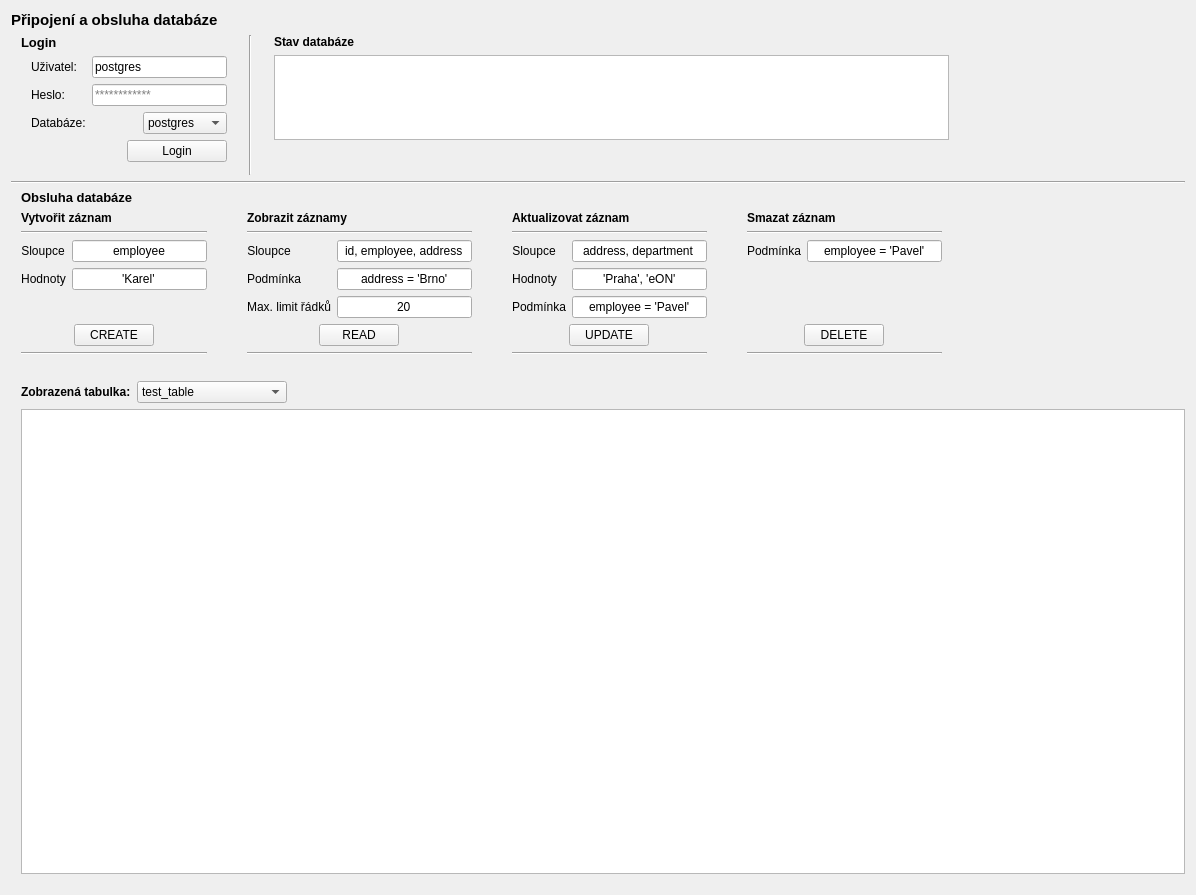
<?xml version="1.0" encoding="UTF-8"?>
<ui version="4.0">
 <class>DatabaseTab</class>
 <widget class="QWidget" name="DatabaseTab">
  <property name="geometry">
   <rect>
    <x>0</x>
    <y>0</y>
    <width>1196</width>
    <height>895</height>
   </rect>
  </property>
  <property name="windowTitle">
   <string>Form</string>
  </property>
  <layout class="QVBoxLayout" name="verticalLayout">
   <item>
    <widget class="QLabel" name="labelTitle">
     <property name="font">
      <font>
       <pointsize>11</pointsize>
       <bold>true</bold>
      </font>
     </property>
     <property name="text">
      <string>Připojení a obsluha databáze</string>
     </property>
    </widget>
   </item>
   <item>
    <layout class="QHBoxLayout" name="hLayoutLoginStatusDB">
     <property name="spacing">
      <number>6</number>
     </property>
     <item>
      <layout class="QVBoxLayout" name="vLayoutLogin">
       <property name="sizeConstraint">
        <enum>QLayout::SetDefaultConstraint</enum>
       </property>
       <property name="leftMargin">
        <number>10</number>
       </property>
       <property name="rightMargin">
        <number>16</number>
       </property>
       <item>
        <widget class="QLabel" name="labelLogin">
         <property name="sizePolicy">
          <sizepolicy hsizetype="Preferred" vsizetype="Fixed">
           <horstretch>0</horstretch>
           <verstretch>0</verstretch>
          </sizepolicy>
         </property>
         <property name="font">
          <font>
           <pointsize>10</pointsize>
           <bold>true</bold>
          </font>
         </property>
         <property name="text">
          <string>Login</string>
         </property>
         <property name="margin">
          <number>0</number>
         </property>
        </widget>
       </item>
       <item>
        <layout class="QGridLayout" name="gLayoutLogin">
         <property name="sizeConstraint">
          <enum>QLayout::SetDefaultConstraint</enum>
         </property>
         <property name="leftMargin">
          <number>10</number>
         </property>
         <item row="0" column="0">
          <widget class="QLabel" name="labelUser">
           <property name="sizePolicy">
            <sizepolicy hsizetype="Fixed" vsizetype="Preferred">
             <horstretch>0</horstretch>
             <verstretch>0</verstretch>
            </sizepolicy>
           </property>
           <property name="text">
            <string>Uživatel:</string>
           </property>
           <property name="buddy">
            <cstring>lineEditUser</cstring>
           </property>
          </widget>
         </item>
         <item row="1" column="1">
          <widget class="QLineEdit" name="lineEditPassword">
           <property name="sizePolicy">
            <sizepolicy hsizetype="Preferred" vsizetype="Fixed">
             <horstretch>0</horstretch>
             <verstretch>0</verstretch>
            </sizepolicy>
           </property>
           <property name="minimumSize">
            <size>
             <width>135</width>
             <height>0</height>
            </size>
           </property>
           <property name="maximumSize">
            <size>
             <width>200</width>
             <height>16777215</height>
            </size>
           </property>
           <property name="maxLength">
            <number>40</number>
           </property>
           <property name="frame">
            <bool>true</bool>
           </property>
           <property name="echoMode">
            <enum>QLineEdit::Password</enum>
           </property>
           <property name="placeholderText">
            <string>************</string>
           </property>
          </widget>
         </item>
         <item row="2" column="0">
          <widget class="QLabel" name="labelDBName">
           <property name="sizePolicy">
            <sizepolicy hsizetype="Fixed" vsizetype="Preferred">
             <horstretch>0</horstretch>
             <verstretch>0</verstretch>
            </sizepolicy>
           </property>
           <property name="text">
            <string>Databáze:</string>
           </property>
           <property name="buddy">
            <cstring>comboBoxDBName</cstring>
           </property>
          </widget>
         </item>
         <item row="2" column="1" alignment="Qt::AlignRight">
          <widget class="QComboBox" name="comboBoxDBName">
           <property name="minimumSize">
            <size>
             <width>0</width>
             <height>0</height>
            </size>
           </property>
           <property name="maximumSize">
            <size>
             <width>100</width>
             <height>16777215</height>
            </size>
           </property>
           <property name="layoutDirection">
            <enum>Qt::LeftToRight</enum>
           </property>
           <property name="sizeAdjustPolicy">
            <enum>QComboBox::AdjustToContents</enum>
           </property>
           <item>
            <property name="text">
             <string>postgres</string>
            </property>
           </item>
           <item>
            <property name="text">
             <string>dev</string>
            </property>
           </item>
           <item>
            <property name="text">
             <string>template0</string>
            </property>
           </item>
          </widget>
         </item>
         <item row="1" column="0">
          <widget class="QLabel" name="labelPassword">
           <property name="sizePolicy">
            <sizepolicy hsizetype="Fixed" vsizetype="Preferred">
             <horstretch>0</horstretch>
             <verstretch>0</verstretch>
            </sizepolicy>
           </property>
           <property name="text">
            <string>Heslo:</string>
           </property>
           <property name="buddy">
            <cstring>lineEditPassword</cstring>
           </property>
          </widget>
         </item>
         <item row="0" column="1">
          <widget class="QLineEdit" name="lineEditUser">
           <property name="sizePolicy">
            <sizepolicy hsizetype="Preferred" vsizetype="Fixed">
             <horstretch>0</horstretch>
             <verstretch>0</verstretch>
            </sizepolicy>
           </property>
           <property name="minimumSize">
            <size>
             <width>135</width>
             <height>0</height>
            </size>
           </property>
           <property name="maximumSize">
            <size>
             <width>200</width>
             <height>16777215</height>
            </size>
           </property>
           <property name="text">
            <string>postgres</string>
           </property>
           <property name="maxLength">
            <number>40</number>
           </property>
           <property name="frame">
            <bool>true</bool>
           </property>
           <property name="echoMode">
            <enum>QLineEdit::Normal</enum>
           </property>
          </widget>
         </item>
         <item row="3" column="1">
          <widget class="QPushButton" name="btnLogin">
           <property name="maximumSize">
            <size>
             <width>100</width>
             <height>16777215</height>
            </size>
           </property>
           <property name="layoutDirection">
            <enum>Qt::RightToLeft</enum>
           </property>
           <property name="text">
            <string>Login</string>
           </property>
           <property name="autoDefault">
            <bool>true</bool>
           </property>
           <property name="default">
            <bool>false</bool>
           </property>
          </widget>
         </item>
        </layout>
       </item>
       <item>
        <spacer name="vSpacerLogin">
         <property name="orientation">
          <enum>Qt::Vertical</enum>
         </property>
         <property name="sizeType">
          <enum>QSizePolicy::Fixed</enum>
         </property>
         <property name="sizeHint" stdset="0">
          <size>
           <width>20</width>
           <height>13</height>
          </size>
         </property>
        </spacer>
       </item>
      </layout>
     </item>
     <item>
      <widget class="Line" name="vLineLogin">
       <property name="orientation">
        <enum>Qt::Vertical</enum>
       </property>
      </widget>
     </item>
     <item>
      <layout class="QVBoxLayout" name="vLayoutDBStatus" stretch="0,0,0">
       <property name="sizeConstraint">
        <enum>QLayout::SetDefaultConstraint</enum>
       </property>
       <property name="leftMargin">
        <number>16</number>
       </property>
       <item>
        <widget class="QLabel" name="labelDBStatus">
         <property name="sizePolicy">
          <sizepolicy hsizetype="Fixed" vsizetype="Fixed">
           <horstretch>0</horstretch>
           <verstretch>0</verstretch>
          </sizepolicy>
         </property>
         <property name="font">
          <font>
           <pointsize>9</pointsize>
           <bold>true</bold>
          </font>
         </property>
         <property name="text">
          <string>Stav databáze</string>
         </property>
         <property name="alignment">
          <set>Qt::AlignLeading|Qt::AlignLeft|Qt::AlignTop</set>
         </property>
         <property name="buddy">
          <cstring>textDBStatus</cstring>
         </property>
        </widget>
       </item>
       <item>
        <widget class="QTextEdit" name="textDBStatus">
         <property name="sizePolicy">
          <sizepolicy hsizetype="Expanding" vsizetype="Fixed">
           <horstretch>0</horstretch>
           <verstretch>0</verstretch>
          </sizepolicy>
         </property>
         <property name="minimumSize">
          <size>
           <width>675</width>
           <height>0</height>
          </size>
         </property>
         <property name="maximumSize">
          <size>
           <width>675</width>
           <height>85</height>
          </size>
         </property>
         <property name="font">
          <font>
           <pointsize>10</pointsize>
          </font>
         </property>
         <property name="sizeAdjustPolicy">
          <enum>QAbstractScrollArea::AdjustToContents</enum>
         </property>
         <property name="readOnly">
          <bool>true</bool>
         </property>
         <property name="html">
          <string>&lt;!DOCTYPE HTML PUBLIC &quot;-//W3C//DTD HTML 4.0//EN&quot; &quot;http://www.w3.org/TR/REC-html40/strict.dtd&quot;&gt;
&lt;html&gt;&lt;head&gt;&lt;meta name=&quot;qrichtext&quot; content=&quot;1&quot; /&gt;&lt;meta charset=&quot;utf-8&quot; /&gt;&lt;style type=&quot;text/css&quot;&gt;
p, li { white-space: pre-wrap; }
hr { height: 1px; border-width: 0; }
li.unchecked::marker { content: &quot;\2610&quot;; }
li.checked::marker { content: &quot;\2612&quot;; }
&lt;/style&gt;&lt;/head&gt;&lt;body style=&quot; font-family:'Segoe UI'; font-size:10pt; font-weight:400; font-style:normal;&quot;&gt;
&lt;p align=&quot;justify&quot; style=&quot;-qt-paragraph-type:empty; margin-top:0px; margin-bottom:0px; margin-left:0px; margin-right:0px; -qt-block-indent:0; text-indent:0px;&quot;&gt;&lt;br /&gt;&lt;/p&gt;&lt;/body&gt;&lt;/html&gt;</string>
         </property>
        </widget>
       </item>
       <item>
        <spacer name="vSpacerDBStatus">
         <property name="orientation">
          <enum>Qt::Vertical</enum>
         </property>
         <property name="sizeType">
          <enum>QSizePolicy::Fixed</enum>
         </property>
         <property name="sizeHint" stdset="0">
          <size>
           <width>20</width>
           <height>35</height>
          </size>
         </property>
        </spacer>
       </item>
      </layout>
     </item>
     <item>
      <spacer name="hSpacerLogin">
       <property name="orientation">
        <enum>Qt::Horizontal</enum>
       </property>
       <property name="sizeType">
        <enum>QSizePolicy::Expanding</enum>
       </property>
       <property name="sizeHint" stdset="0">
        <size>
         <width>40</width>
         <height>20</height>
        </size>
       </property>
      </spacer>
     </item>
    </layout>
   </item>
   <item>
    <widget class="Line" name="line">
     <property name="orientation">
      <enum>Qt::Horizontal</enum>
     </property>
    </widget>
   </item>
   <item>
    <widget class="QLabel" name="labelDBService">
     <property name="font">
      <font>
       <pointsize>10</pointsize>
       <bold>true</bold>
      </font>
     </property>
     <property name="text">
      <string>&lt;p style=&quot; margin-top:0px; margin-bottom:0px; margin-left:0px; margin-right:0px; text-indent:10px;&quot;&gt;Obsluha databáze&lt;/p&gt;</string>
     </property>
     <property name="margin">
      <number>0</number>
     </property>
    </widget>
   </item>
   <item>
    <layout class="QGridLayout" name="gLayoutDBService" rowstretch="0,0,0,0,0" columnstretch="0,0,0,0,0">
     <property name="leftMargin">
      <number>10</number>
     </property>
     <property name="horizontalSpacing">
      <number>40</number>
     </property>
     <item row="0" column="1">
      <widget class="QLabel" name="labelServiceRead">
       <property name="font">
        <font>
         <bold>true</bold>
        </font>
       </property>
       <property name="text">
        <string>Zobrazit záznamy</string>
       </property>
      </widget>
     </item>
     <item row="1" column="2">
      <layout class="QFormLayout" name="fLayoutUpdate">
       <property name="horizontalSpacing">
        <number>6</number>
       </property>
       <property name="verticalSpacing">
        <number>6</number>
       </property>
       <item row="1" column="0">
        <widget class="QLabel" name="labelUpdateColumns">
         <property name="sizePolicy">
          <sizepolicy hsizetype="Preferred" vsizetype="Preferred">
           <horstretch>0</horstretch>
           <verstretch>0</verstretch>
          </sizepolicy>
         </property>
         <property name="text">
          <string>&lt;html&gt;&lt;head/&gt;&lt;body&gt;&lt;p align=&quot;center&quot;&gt;Sloupce&lt;/p&gt;&lt;/body&gt;&lt;/html&gt;</string>
         </property>
         <property name="buddy">
          <cstring>lineEditUpdateColumns</cstring>
         </property>
        </widget>
       </item>
       <item row="1" column="1">
        <widget class="QLineEdit" name="lineEditUpdateColumns">
         <property name="sizePolicy">
          <sizepolicy hsizetype="Minimum" vsizetype="Fixed">
           <horstretch>0</horstretch>
           <verstretch>0</verstretch>
          </sizepolicy>
         </property>
         <property name="minimumSize">
          <size>
           <width>135</width>
           <height>0</height>
          </size>
         </property>
         <property name="maximumSize">
          <size>
           <width>175</width>
           <height>16777215</height>
          </size>
         </property>
         <property name="text">
          <string>address, department</string>
         </property>
         <property name="alignment">
          <set>Qt::AlignCenter</set>
         </property>
         <property name="placeholderText">
          <string>sloupec1, sloupec2...</string>
         </property>
        </widget>
       </item>
       <item row="2" column="0">
        <widget class="QLabel" name="labelUpdateValues">
         <property name="sizePolicy">
          <sizepolicy hsizetype="Preferred" vsizetype="Preferred">
           <horstretch>0</horstretch>
           <verstretch>0</verstretch>
          </sizepolicy>
         </property>
         <property name="text">
          <string>&lt;html&gt;&lt;head/&gt;&lt;body&gt;&lt;p align=&quot;center&quot;&gt;Hodnoty&lt;/p&gt;&lt;/body&gt;&lt;/html&gt;</string>
         </property>
         <property name="buddy">
          <cstring>lineEditUpdateValues</cstring>
         </property>
        </widget>
       </item>
       <item row="2" column="1">
        <widget class="QLineEdit" name="lineEditUpdateValues">
         <property name="sizePolicy">
          <sizepolicy hsizetype="Minimum" vsizetype="Fixed">
           <horstretch>0</horstretch>
           <verstretch>0</verstretch>
          </sizepolicy>
         </property>
         <property name="minimumSize">
          <size>
           <width>135</width>
           <height>0</height>
          </size>
         </property>
         <property name="maximumSize">
          <size>
           <width>175</width>
           <height>16777215</height>
          </size>
         </property>
         <property name="toolTip">
          <string>Hondotu zadávejte včetně jednoduchých uvozovek, např. 'Adam'.</string>
         </property>
         <property name="layoutDirection">
          <enum>Qt::RightToLeft</enum>
         </property>
         <property name="text">
          <string>'Praha', 'eON'</string>
         </property>
         <property name="alignment">
          <set>Qt::AlignCenter</set>
         </property>
         <property name="placeholderText">
          <string>'hodnota1', 'hodnota2'...</string>
         </property>
        </widget>
       </item>
       <item row="3" column="0">
        <widget class="QLabel" name="labelUpdateCondition">
         <property name="sizePolicy">
          <sizepolicy hsizetype="Preferred" vsizetype="Preferred">
           <horstretch>0</horstretch>
           <verstretch>0</verstretch>
          </sizepolicy>
         </property>
         <property name="text">
          <string>&lt;html&gt;&lt;head/&gt;&lt;body&gt;&lt;p align=&quot;center&quot;&gt;Podmínka&lt;/p&gt;&lt;/body&gt;&lt;/html&gt;</string>
         </property>
         <property name="buddy">
          <cstring>lineEditUpdateCondition</cstring>
         </property>
        </widget>
       </item>
       <item row="3" column="1">
        <widget class="QLineEdit" name="lineEditUpdateCondition">
         <property name="sizePolicy">
          <sizepolicy hsizetype="Minimum" vsizetype="Fixed">
           <horstretch>0</horstretch>
           <verstretch>0</verstretch>
          </sizepolicy>
         </property>
         <property name="minimumSize">
          <size>
           <width>135</width>
           <height>0</height>
          </size>
         </property>
         <property name="maximumSize">
          <size>
           <width>175</width>
           <height>16777215</height>
          </size>
         </property>
         <property name="toolTip">
          <string>&lt;html&gt;&lt;head/&gt;&lt;body&gt;&lt;p&gt;Hondotu v rámci podmínky zadávejte včetně jednoduchých uvozovek, např.: jmeno = 'Adam'.&lt;/p&gt;&lt;p&gt;Podmínky lze také kombinovat, např.: jmeno = 'Adam' AND age = 18.&lt;/p&gt;&lt;/body&gt;&lt;/html&gt;</string>
         </property>
         <property name="layoutDirection">
          <enum>Qt::RightToLeft</enum>
         </property>
         <property name="text">
          <string>employee = 'Pavel'</string>
         </property>
         <property name="alignment">
          <set>Qt::AlignCenter</set>
         </property>
         <property name="placeholderText">
          <string>sloupec = 'hodnota'</string>
         </property>
        </widget>
       </item>
       <item row="0" column="0" colspan="2">
        <widget class="Line" name="lineUpdateAbove">
         <property name="orientation">
          <enum>Qt::Horizontal</enum>
         </property>
        </widget>
       </item>
      </layout>
     </item>
     <item row="3" column="2" alignment="Qt::AlignHCenter">
      <widget class="QPushButton" name="btnUpdate">
       <property name="sizePolicy">
        <sizepolicy hsizetype="Minimum" vsizetype="Fixed">
         <horstretch>0</horstretch>
         <verstretch>0</verstretch>
        </sizepolicy>
       </property>
       <property name="maximumSize">
        <size>
         <width>100</width>
         <height>16777215</height>
        </size>
       </property>
       <property name="text">
        <string>UPDATE</string>
       </property>
       <property name="autoDefault">
        <bool>true</bool>
       </property>
      </widget>
     </item>
     <item row="1" column="1">
      <layout class="QFormLayout" name="fLayoutRead">
       <property name="horizontalSpacing">
        <number>6</number>
       </property>
       <property name="verticalSpacing">
        <number>6</number>
       </property>
       <item row="2" column="0">
        <widget class="QLabel" name="labelReadCondition">
         <property name="sizePolicy">
          <sizepolicy hsizetype="Preferred" vsizetype="Preferred">
           <horstretch>0</horstretch>
           <verstretch>0</verstretch>
          </sizepolicy>
         </property>
         <property name="text">
          <string>&lt;html&gt;&lt;head/&gt;&lt;body&gt;&lt;p align=&quot;center&quot;&gt;Podmínka&lt;/p&gt;&lt;/body&gt;&lt;/html&gt;</string>
         </property>
         <property name="buddy">
          <cstring>lineEditReadCondition</cstring>
         </property>
        </widget>
       </item>
       <item row="2" column="1">
        <widget class="QLineEdit" name="lineEditReadCondition">
         <property name="sizePolicy">
          <sizepolicy hsizetype="Minimum" vsizetype="Fixed">
           <horstretch>0</horstretch>
           <verstretch>0</verstretch>
          </sizepolicy>
         </property>
         <property name="minimumSize">
          <size>
           <width>135</width>
           <height>0</height>
          </size>
         </property>
         <property name="maximumSize">
          <size>
           <width>175</width>
           <height>16777215</height>
          </size>
         </property>
         <property name="toolTip">
          <string>&lt;html&gt;&lt;head/&gt;&lt;body&gt;&lt;p&gt;Hondotu v rámci podmínky zadávejte včetně jednoduchých uvozovek, např.: jmeno = 'Adam'.&lt;/p&gt;&lt;p&gt;Podmínky lze také kombinovat, např.: jmeno = 'Adam' AND age = 18.&lt;/p&gt;&lt;/body&gt;&lt;/html&gt;</string>
         </property>
         <property name="layoutDirection">
          <enum>Qt::RightToLeft</enum>
         </property>
         <property name="text">
          <string>address = 'Brno'</string>
         </property>
         <property name="alignment">
          <set>Qt::AlignCenter</set>
         </property>
         <property name="placeholderText">
          <string>sloupec = 'hodnota'</string>
         </property>
        </widget>
       </item>
       <item row="3" column="0">
        <widget class="QLabel" name="labelReadLimit">
         <property name="sizePolicy">
          <sizepolicy hsizetype="Preferred" vsizetype="Preferred">
           <horstretch>0</horstretch>
           <verstretch>0</verstretch>
          </sizepolicy>
         </property>
         <property name="text">
          <string>&lt;html&gt;&lt;head/&gt;&lt;body&gt;&lt;p align=&quot;center&quot;&gt;Max. limit řádků&lt;/p&gt;&lt;/body&gt;&lt;/html&gt;</string>
         </property>
         <property name="buddy">
          <cstring>lineEditReadLimit</cstring>
         </property>
        </widget>
       </item>
       <item row="3" column="1">
        <widget class="QLineEdit" name="lineEditReadLimit">
         <property name="sizePolicy">
          <sizepolicy hsizetype="Minimum" vsizetype="Fixed">
           <horstretch>0</horstretch>
           <verstretch>0</verstretch>
          </sizepolicy>
         </property>
         <property name="minimumSize">
          <size>
           <width>135</width>
           <height>0</height>
          </size>
         </property>
         <property name="maximumSize">
          <size>
           <width>175</width>
           <height>16777215</height>
          </size>
         </property>
         <property name="text">
          <string>20</string>
         </property>
         <property name="maxLength">
          <number>5</number>
         </property>
         <property name="alignment">
          <set>Qt::AlignCenter</set>
         </property>
        </widget>
       </item>
       <item row="0" column="0" colspan="2">
        <widget class="Line" name="lineSelectAbove">
         <property name="orientation">
          <enum>Qt::Horizontal</enum>
         </property>
        </widget>
       </item>
       <item row="1" column="0">
        <widget class="QLabel" name="labelReadColumns">
         <property name="sizePolicy">
          <sizepolicy hsizetype="Preferred" vsizetype="Preferred">
           <horstretch>0</horstretch>
           <verstretch>0</verstretch>
          </sizepolicy>
         </property>
         <property name="text">
          <string>&lt;html&gt;&lt;head/&gt;&lt;body&gt;&lt;p align=&quot;center&quot;&gt;Sloupce&lt;/p&gt;&lt;/body&gt;&lt;/html&gt;</string>
         </property>
         <property name="buddy">
          <cstring>lineEditReadColumns</cstring>
         </property>
        </widget>
       </item>
       <item row="1" column="1">
        <widget class="QLineEdit" name="lineEditReadColumns">
         <property name="sizePolicy">
          <sizepolicy hsizetype="Minimum" vsizetype="Fixed">
           <horstretch>0</horstretch>
           <verstretch>0</verstretch>
          </sizepolicy>
         </property>
         <property name="minimumSize">
          <size>
           <width>135</width>
           <height>0</height>
          </size>
         </property>
         <property name="maximumSize">
          <size>
           <width>175</width>
           <height>16777215</height>
          </size>
         </property>
         <property name="toolTip">
          <string>Nechte prázdné pro výběr všech sloupců nebo specifikujte konkrétně: sloupec1, sloupec2...</string>
         </property>
         <property name="text">
          <string>id, employee, address</string>
         </property>
         <property name="alignment">
          <set>Qt::AlignCenter</set>
         </property>
         <property name="placeholderText">
          <string>sloupec1, sloupec2...</string>
         </property>
        </widget>
       </item>
      </layout>
     </item>
     <item row="1" column="3">
      <layout class="QFormLayout" name="fLayoutDelete">
       <property name="horizontalSpacing">
        <number>6</number>
       </property>
       <property name="verticalSpacing">
        <number>6</number>
       </property>
       <item row="1" column="0">
        <widget class="QLabel" name="labelDeleteCondition">
         <property name="sizePolicy">
          <sizepolicy hsizetype="Preferred" vsizetype="Preferred">
           <horstretch>0</horstretch>
           <verstretch>0</verstretch>
          </sizepolicy>
         </property>
         <property name="text">
          <string>&lt;html&gt;&lt;head/&gt;&lt;body&gt;&lt;p align=&quot;center&quot;&gt;Podmínka&lt;/p&gt;&lt;/body&gt;&lt;/html&gt;</string>
         </property>
         <property name="buddy">
          <cstring>lineEditDeleteCondition</cstring>
         </property>
        </widget>
       </item>
       <item row="1" column="1">
        <widget class="QLineEdit" name="lineEditDeleteCondition">
         <property name="sizePolicy">
          <sizepolicy hsizetype="Minimum" vsizetype="Fixed">
           <horstretch>0</horstretch>
           <verstretch>0</verstretch>
          </sizepolicy>
         </property>
         <property name="minimumSize">
          <size>
           <width>135</width>
           <height>0</height>
          </size>
         </property>
         <property name="maximumSize">
          <size>
           <width>175</width>
           <height>16777215</height>
          </size>
         </property>
         <property name="toolTip">
          <string>&lt;html&gt;&lt;head/&gt;&lt;body&gt;&lt;p&gt;Hondotu v rámci podmínky zadávejte včetně jednoduchých uvozovek, např.: jmeno = 'Adam'.&lt;/p&gt;&lt;p&gt;Podmínky lze také kombinovat, např.: jmeno = 'Adam' AND age = 18.&lt;/p&gt;&lt;/body&gt;&lt;/html&gt;</string>
         </property>
         <property name="text">
          <string>employee = 'Pavel'</string>
         </property>
         <property name="alignment">
          <set>Qt::AlignCenter</set>
         </property>
         <property name="placeholderText">
          <string>sloupec = 'hodnota'</string>
         </property>
        </widget>
       </item>
       <item row="0" column="0" colspan="2">
        <widget class="Line" name="lineDeleteAbove">
         <property name="orientation">
          <enum>Qt::Horizontal</enum>
         </property>
        </widget>
       </item>
      </layout>
     </item>
     <item row="1" column="0">
      <layout class="QFormLayout" name="fLayoutInsert">
       <property name="horizontalSpacing">
        <number>6</number>
       </property>
       <property name="verticalSpacing">
        <number>6</number>
       </property>
       <item row="0" column="0" colspan="2">
        <widget class="Line" name="lineInsertAbove">
         <property name="orientation">
          <enum>Qt::Horizontal</enum>
         </property>
        </widget>
       </item>
       <item row="2" column="0">
        <widget class="QLabel" name="labelInsertValues">
         <property name="sizePolicy">
          <sizepolicy hsizetype="Preferred" vsizetype="Preferred">
           <horstretch>0</horstretch>
           <verstretch>0</verstretch>
          </sizepolicy>
         </property>
         <property name="toolTip">
          <string>hard-coded</string>
         </property>
         <property name="text">
          <string>&lt;html&gt;&lt;head/&gt;&lt;body&gt;&lt;p align=&quot;center&quot;&gt;Hodnoty&lt;/p&gt;&lt;/body&gt;&lt;/html&gt;</string>
         </property>
         <property name="buddy">
          <cstring>lineEditInsertValues</cstring>
         </property>
        </widget>
       </item>
       <item row="2" column="1">
        <widget class="QLineEdit" name="lineEditInsertValues">
         <property name="sizePolicy">
          <sizepolicy hsizetype="Minimum" vsizetype="Fixed">
           <horstretch>0</horstretch>
           <verstretch>0</verstretch>
          </sizepolicy>
         </property>
         <property name="minimumSize">
          <size>
           <width>135</width>
           <height>0</height>
          </size>
         </property>
         <property name="maximumSize">
          <size>
           <width>175</width>
           <height>16777215</height>
          </size>
         </property>
         <property name="toolTip">
          <string>Hondotu zadávejte včetně jednoduchých uvozovek, např. 'Adam'.</string>
         </property>
         <property name="text">
          <string>'Karel'</string>
         </property>
         <property name="alignment">
          <set>Qt::AlignCenter</set>
         </property>
         <property name="placeholderText">
          <string>'hodnota1', 'hodnota2'...</string>
         </property>
        </widget>
       </item>
       <item row="1" column="0">
        <widget class="QLabel" name="labelInsertColumns">
         <property name="sizePolicy">
          <sizepolicy hsizetype="Preferred" vsizetype="Preferred">
           <horstretch>0</horstretch>
           <verstretch>0</verstretch>
          </sizepolicy>
         </property>
         <property name="text">
          <string>&lt;html&gt;&lt;head/&gt;&lt;body&gt;&lt;p align=&quot;center&quot;&gt;Sloupce&lt;/p&gt;&lt;/body&gt;&lt;/html&gt;</string>
         </property>
         <property name="buddy">
          <cstring>lineEditInsertColumns</cstring>
         </property>
        </widget>
       </item>
       <item row="1" column="1">
        <widget class="QLineEdit" name="lineEditInsertColumns">
         <property name="sizePolicy">
          <sizepolicy hsizetype="Minimum" vsizetype="Fixed">
           <horstretch>0</horstretch>
           <verstretch>0</verstretch>
          </sizepolicy>
         </property>
         <property name="minimumSize">
          <size>
           <width>135</width>
           <height>0</height>
          </size>
         </property>
         <property name="maximumSize">
          <size>
           <width>175</width>
           <height>16777215</height>
          </size>
         </property>
         <property name="toolTip">
          <string>Nechte prázdné pro výběr všech sloupců nebo specifikujte konkrétně: sloupec1, sloupec2...</string>
         </property>
         <property name="text">
          <string>employee</string>
         </property>
         <property name="alignment">
          <set>Qt::AlignCenter</set>
         </property>
         <property name="placeholderText">
          <string>sloupec1, sloupec2...</string>
         </property>
        </widget>
       </item>
      </layout>
     </item>
     <item row="3" column="0" alignment="Qt::AlignHCenter">
      <widget class="QPushButton" name="btnInsert">
       <property name="sizePolicy">
        <sizepolicy hsizetype="Minimum" vsizetype="Fixed">
         <horstretch>0</horstretch>
         <verstretch>0</verstretch>
        </sizepolicy>
       </property>
       <property name="maximumSize">
        <size>
         <width>100</width>
         <height>16777215</height>
        </size>
       </property>
       <property name="contextMenuPolicy">
        <enum>Qt::DefaultContextMenu</enum>
       </property>
       <property name="text">
        <string>CREATE</string>
       </property>
       <property name="autoDefault">
        <bool>true</bool>
       </property>
       <property name="default">
        <bool>false</bool>
       </property>
      </widget>
     </item>
     <item row="3" column="1" alignment="Qt::AlignHCenter">
      <widget class="QPushButton" name="btnRead">
       <property name="sizePolicy">
        <sizepolicy hsizetype="Minimum" vsizetype="Fixed">
         <horstretch>0</horstretch>
         <verstretch>0</verstretch>
        </sizepolicy>
       </property>
       <property name="maximumSize">
        <size>
         <width>100</width>
         <height>16777215</height>
        </size>
       </property>
       <property name="text">
        <string>READ</string>
       </property>
       <property name="autoDefault">
        <bool>true</bool>
       </property>
      </widget>
     </item>
     <item row="3" column="3" alignment="Qt::AlignHCenter">
      <widget class="QPushButton" name="btnDelete">
       <property name="sizePolicy">
        <sizepolicy hsizetype="Minimum" vsizetype="Fixed">
         <horstretch>0</horstretch>
         <verstretch>0</verstretch>
        </sizepolicy>
       </property>
       <property name="maximumSize">
        <size>
         <width>100</width>
         <height>16777215</height>
        </size>
       </property>
       <property name="text">
        <string>DELETE</string>
       </property>
       <property name="autoDefault">
        <bool>true</bool>
       </property>
      </widget>
     </item>
     <item row="0" column="0">
      <widget class="QLabel" name="labelServiceInsert">
       <property name="font">
        <font>
         <bold>true</bold>
        </font>
       </property>
       <property name="text">
        <string>Vytvořit záznam</string>
       </property>
      </widget>
     </item>
     <item row="0" column="2">
      <widget class="QLabel" name="labelServiceUpdate">
       <property name="font">
        <font>
         <bold>true</bold>
        </font>
       </property>
       <property name="text">
        <string>Aktualizovat záznam</string>
       </property>
      </widget>
     </item>
     <item row="0" column="3">
      <widget class="QLabel" name="labelServiceDelete">
       <property name="font">
        <font>
         <bold>true</bold>
        </font>
       </property>
       <property name="text">
        <string>Smazat záznam</string>
       </property>
      </widget>
     </item>
     <item row="1" column="4">
      <spacer name="horizontalSpacer">
       <property name="orientation">
        <enum>Qt::Horizontal</enum>
       </property>
       <property name="sizeHint" stdset="0">
        <size>
         <width>40</width>
         <height>20</height>
        </size>
       </property>
      </spacer>
     </item>
     <item row="4" column="0">
      <widget class="Line" name="lineInsertBelow">
       <property name="orientation">
        <enum>Qt::Horizontal</enum>
       </property>
      </widget>
     </item>
     <item row="4" column="1">
      <widget class="Line" name="lineSelectBelow">
       <property name="orientation">
        <enum>Qt::Horizontal</enum>
       </property>
      </widget>
     </item>
     <item row="4" column="2">
      <widget class="Line" name="lineUpdateBelow">
       <property name="orientation">
        <enum>Qt::Horizontal</enum>
       </property>
      </widget>
     </item>
     <item row="4" column="3">
      <widget class="Line" name="lineDeleteBelow">
       <property name="orientation">
        <enum>Qt::Horizontal</enum>
       </property>
      </widget>
     </item>
    </layout>
   </item>
   <item>
    <layout class="QVBoxLayout" name="vLayoutTableViewed">
     <property name="leftMargin">
      <number>10</number>
     </property>
     <property name="topMargin">
      <number>20</number>
     </property>
     <item>
      <layout class="QGridLayout" name="gLayoutTableViewed">
       <property name="leftMargin">
        <number>0</number>
       </property>
       <item row="0" column="2">
        <spacer name="hSpacerTableViewed">
         <property name="orientation">
          <enum>Qt::Horizontal</enum>
         </property>
         <property name="sizeHint" stdset="0">
          <size>
           <width>40</width>
           <height>20</height>
          </size>
         </property>
        </spacer>
       </item>
       <item row="0" column="0">
        <widget class="QLabel" name="labelTableViewedTitle">
         <property name="sizePolicy">
          <sizepolicy hsizetype="Minimum" vsizetype="Preferred">
           <horstretch>0</horstretch>
           <verstretch>0</verstretch>
          </sizepolicy>
         </property>
         <property name="font">
          <font>
           <bold>true</bold>
          </font>
         </property>
         <property name="text">
          <string>&lt;html&gt;&lt;head/&gt;&lt;body&gt;&lt;p&gt;Zobrazená tabulka:&lt;/p&gt;&lt;/body&gt;&lt;/html&gt;</string>
         </property>
         <property name="margin">
          <number>0</number>
         </property>
         <property name="buddy">
          <cstring>comboBoxTableViewed</cstring>
         </property>
        </widget>
       </item>
       <item row="0" column="1">
        <widget class="QComboBox" name="comboBoxTableViewed">
         <property name="minimumSize">
          <size>
           <width>150</width>
           <height>0</height>
          </size>
         </property>
         <property name="maximumSize">
          <size>
           <width>16777215</width>
           <height>16777215</height>
          </size>
         </property>
         <item>
          <property name="text">
           <string>test_table</string>
          </property>
         </item>
        </widget>
       </item>
      </layout>
     </item>
     <item>
      <widget class="QTableView" name="tableViewSelected">
       <property name="minimumSize">
        <size>
         <width>750</width>
         <height>400</height>
        </size>
       </property>
      </widget>
     </item>
    </layout>
   </item>
   <item>
    <spacer name="vSpacerTableViewed">
     <property name="orientation">
      <enum>Qt::Vertical</enum>
     </property>
     <property name="sizeType">
      <enum>QSizePolicy::Minimum</enum>
     </property>
     <property name="sizeHint" stdset="0">
      <size>
       <width>20</width>
       <height>10</height>
      </size>
     </property>
    </spacer>
   </item>
  </layout>
 </widget>
 <tabstops>
  <tabstop>lineEditUser</tabstop>
  <tabstop>lineEditPassword</tabstop>
  <tabstop>comboBoxDBName</tabstop>
  <tabstop>btnLogin</tabstop>
  <tabstop>textDBStatus</tabstop>
  <tabstop>lineEditInsertColumns</tabstop>
  <tabstop>lineEditInsertValues</tabstop>
  <tabstop>btnInsert</tabstop>
  <tabstop>lineEditReadColumns</tabstop>
  <tabstop>lineEditReadCondition</tabstop>
  <tabstop>lineEditReadLimit</tabstop>
  <tabstop>btnRead</tabstop>
  <tabstop>lineEditUpdateColumns</tabstop>
  <tabstop>lineEditUpdateValues</tabstop>
  <tabstop>lineEditUpdateCondition</tabstop>
  <tabstop>btnUpdate</tabstop>
  <tabstop>lineEditDeleteCondition</tabstop>
  <tabstop>btnDelete</tabstop>
  <tabstop>comboBoxTableViewed</tabstop>
  <tabstop>tableViewSelected</tabstop>
 </tabstops>
 <resources/>
 <connections/>
</ui>
